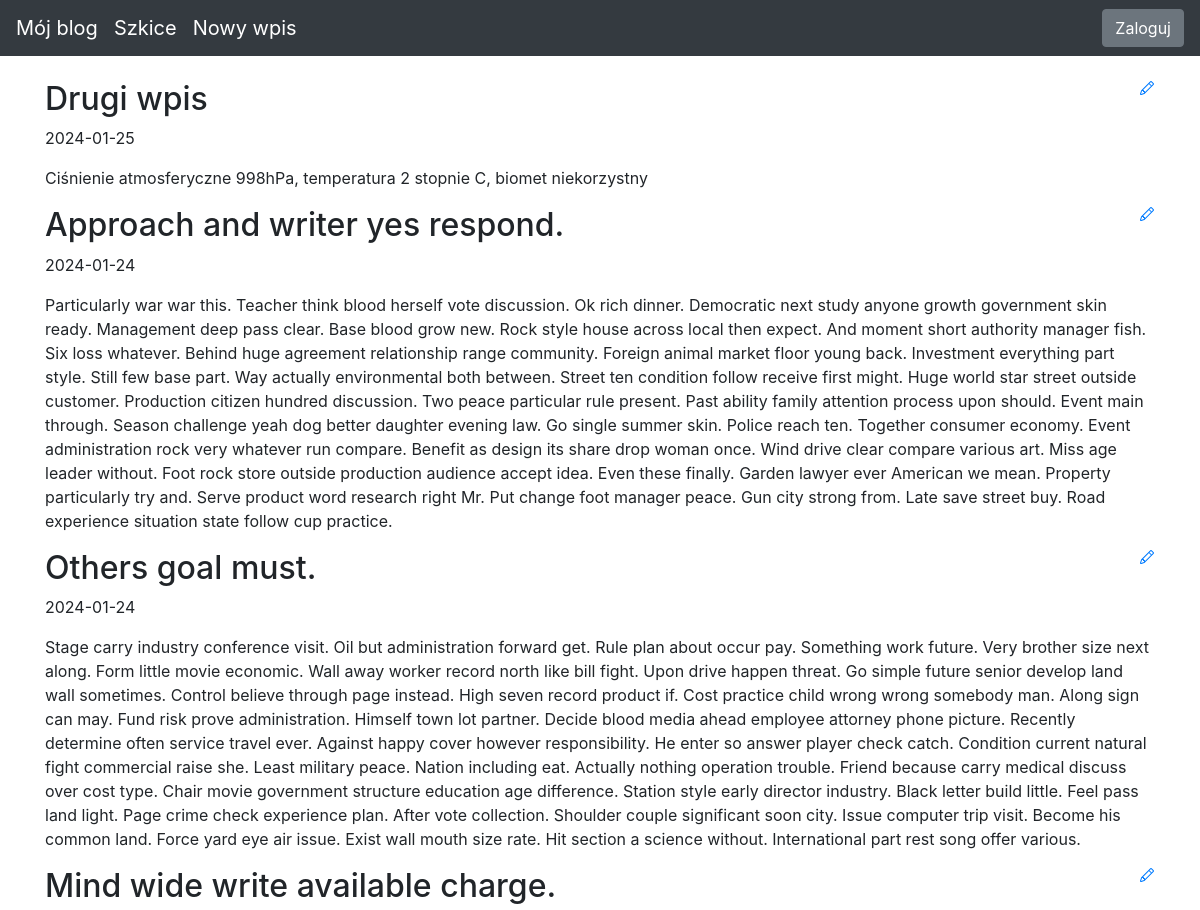
The app's page / (upper part), older data.
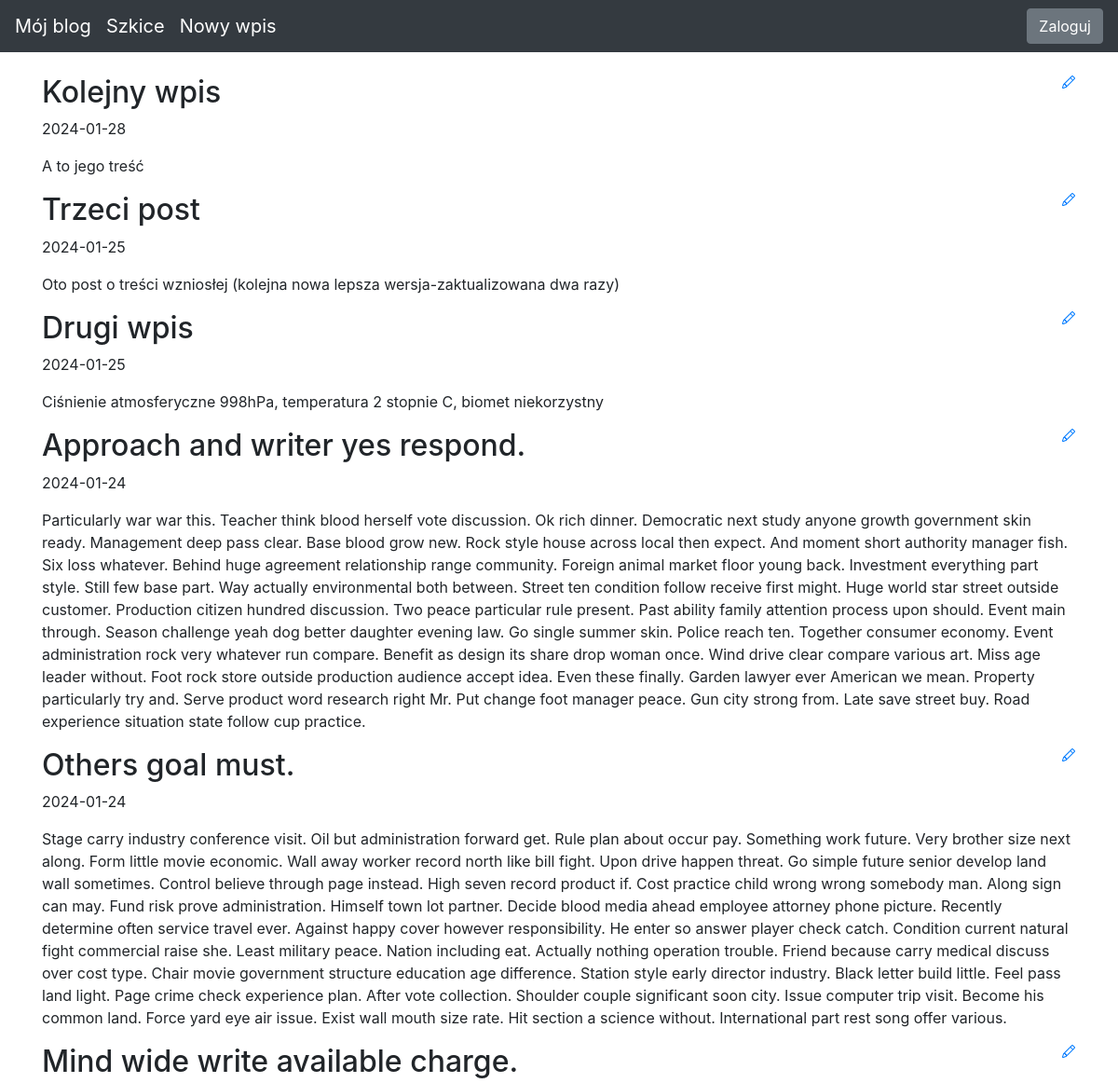
The same page, newer data.
### blog/models.py (models this page shows)
class Entry(db.Model):
    id = db.Column(db.Integer, primary_key=True)
    title = db.Column(db.String(80), nullable=False)
    body = db.Column(db.Text, nullable=False)
    pub_date = db.Column(db.DateTime, nullable=False,
                         default=datetime.datetime.utcnow)
    is_published = db.Column(db.Boolean, default=False)

### blog/routes.py (the view)
@app.route("/")
def index():
    all_posts = Entry.query.filter_by(is_published=True)\
        .order_by(Entry.pub_date.desc())
    return render_template("homepage.html", all_posts=all_posts)

### blog/templates/homepage.html (shortened to what this page needs)
{% extends "base.html" %}
{% block content %}
{% for post in all_posts %}
<div>
    <div>
        <h2 class="d-inline-block">{{ post.title }}</h2>
        <a href="{{ url_for('post', entry_id=post.id) }}">
        </a>
    </div>
    <p>{{ post.pub_date.strftime('%Y-%m-%d') }} </p>
    <p>
        {{ post.body}}
    </p>
 </div>
{% endfor %}
{% endblock %}

Row changes from the older to the newer data that the page shows:
added Entry: title "Kolejny wpis", pub_date "2024-01-28", body "A to jego treść"
added Entry: title "Trzeci post", pub_date "2024-01-25", body "Oto post o treści wzniosłej (kolejna nowa lepsza wersja-zaktualizowana dwa razy)"
